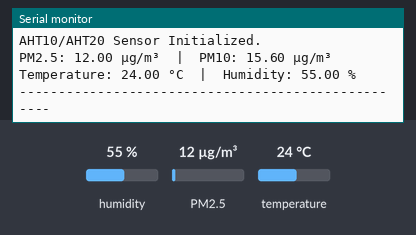
The sketch below on a simulated ESP32. On the bench: the last lines printed to the serial monitor. The inputs (shaded band) are chosen by the test bench; at power-on: humidity 55 %, PM2.5 12 µg/m³, temperature 24 °C.

Above: at 2.2 s.
2.3 s: humidity set to 22 %
At 6.15 s:
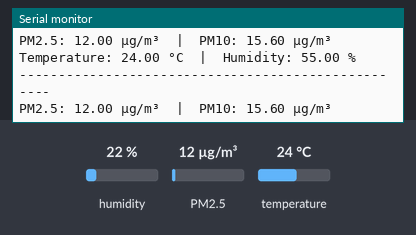
8.4 s: PM2.5 set to 6 µg/m³
At 12.4 s:
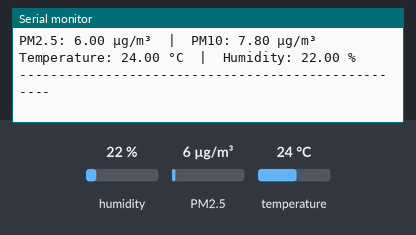
14.5 s: temperature set to 12 °C
At 16.9 s:
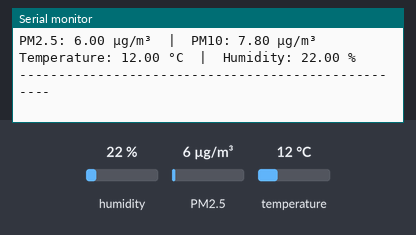

Measured:
- after the input at 8.4 s, the serial monitor: prints a new line after 2.8 s (image 2)
- after the input at 14.5 s, the serial monitor: prints a new line after 1.8 s (image 3)

The sketch:

esp32-aht10.ino
```cpp
#include <Wire.h>
#include <SoftwareSerial.h>
#include <SDS011.h>
#include "Adafruit_AHTX0.h"

// SDS011 PM Sensor
SoftwareSerial sdsSerial(16, 17);   // SDS011 on GPIO16 (RX), GPIO17 (TX)
SDS011 my_sds;
float pm2_5, pm10;
int err;

// AHT10/AHT20 Temperature & Humidity Sensor
Adafruit_AHTX0 aht;

void setup() {
  Serial.begin(115200);
  delay(1000); // Give time for Serial to open

  // Init SDS011
  sdsSerial.begin(9600);
  my_sds.begin(16, 17);
  Serial.println("SDS011 Sensor Initialized.");

  // Init AHT10/AHT20
  Wire.begin(21, 22);  // I2C on ESP32: SDA=21, SCL=22
  if (!aht.begin()) {
    Serial.println("Couldn't find AHT10/AHT20 sensor. Check wiring!");
    while (1) delay(10);
  }
  Serial.println("AHT10/AHT20 Sensor Initialized.");
}

void loop() {
  // --- Read Air Quality ---
  err = my_sds.read(&pm2_5, &pm10);
  if (!err) {
    Serial.print("PM2.5: ");
    Serial.print(pm2_5);
    Serial.print(" µg/m³  |  PM10: ");
    Serial.print(pm10);
    Serial.println(" µg/m³");
  } else {
    Serial.println("Failed to read from SDS011 sensor!");
  }

  // --- Read Temperature & Humidity ---
  sensors_event_t humidity, temp;
  aht.getEvent(&humidity, &temp);

  Serial.print("Temperature: ");
  Serial.print(temp.temperature);
  Serial.print(" °C  |  Humidity: ");
  Serial.print(humidity.relative_humidity);
  Serial.println(" %");

  Serial.println("---------------------------------------------------");

  delay(5000);  // Delay between readings
}
```
